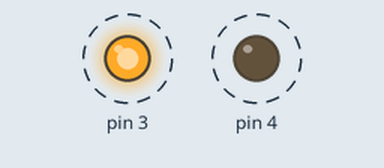
Bench run of a sketch on a simulated Arduino Uno, built with avr-gcc and run on an emulated ATmega328P. Shown: output pins drawn as LEDs (lit = HIGH). Dashed ring = blinking.

Above: at 0.5 s.
Timing chart, 0 to 4.6 s (numbered marks = the images above):
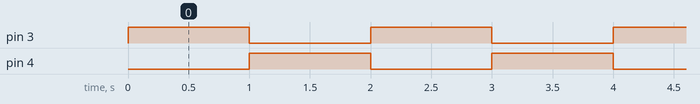

Measured:
- by itself, pin 3, pin 4: alternates HIGH for 1.0 s and LOW for 1.0 s

The sketch:

2.3.ino
```cpp
void setup() {
	DDRD |= 0b00001000; // setting port 3 as output
  	DDRD |= 0b00010000; // setting port 4 as output
}

void loop() {
  	PORTD |= 0b00001000; // yellow on
  	PORTD &= ~0b00010000; // green off: 1 & 0 = 0
  	delay(1000); // delay 1000 mili seconds = 1 second
  	PORTD &= ~0b00001000; // yellow off
  	PORTD |= 0b00010000; // green on
   	delay(1000); // delay 1000 mili seconds = 1 second

}
```
